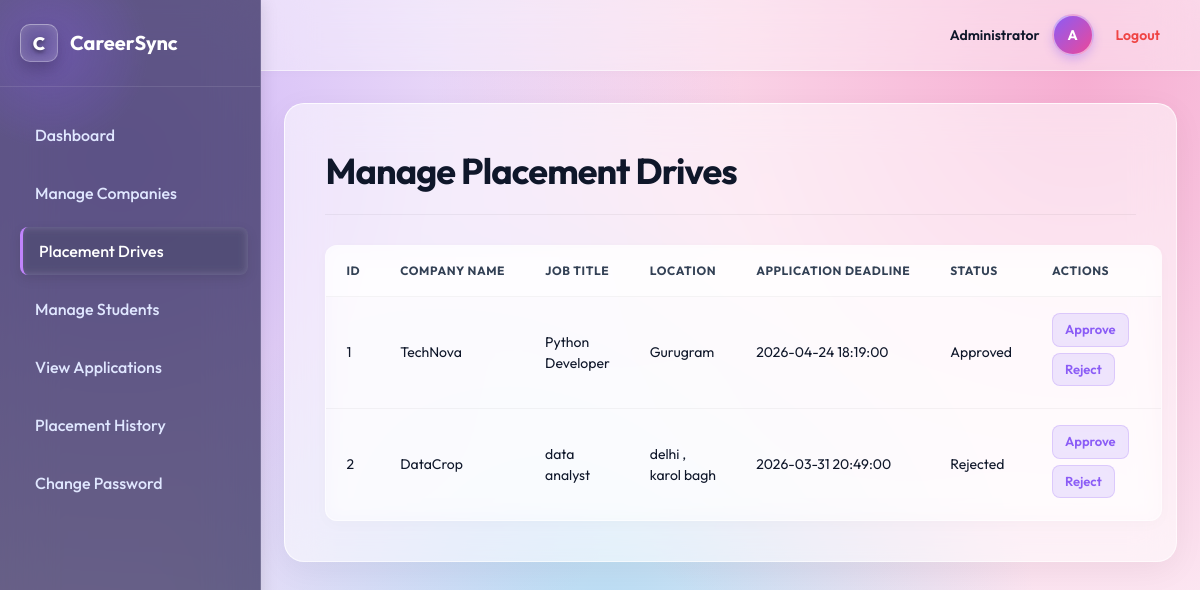
Before: /admin/drives (signed in) with the older database file.
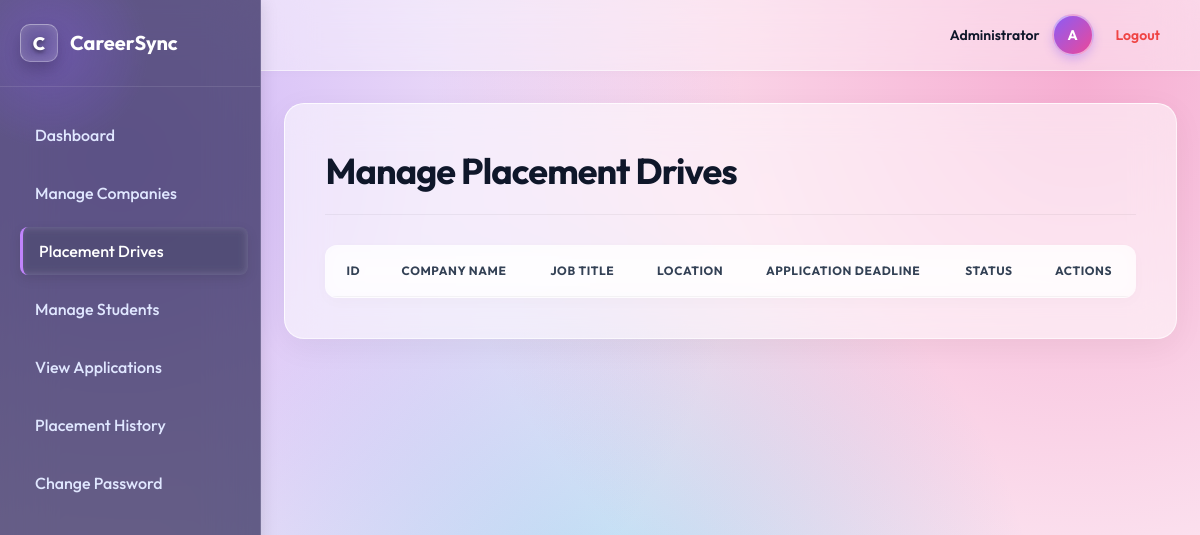
After: the same page with the newer database file.
### models.py (models this page shows)
class PlacementDrive(db.Model):
    id = db.Column(db.Integer, primary_key = True)
    company_id = db.Column(db.Integer, db.ForeignKey('company.id'), nullable=False)
    job_title = db.Column(db.String(100), nullable = False)
    job_description = db.Column(db.Text, nullable = False)
    skills_required = db.Column(db.String(100), nullable = False)
    package_range = db.Column(db.String(100))
    location = db.Column(db.String(100), nullable = False)
    application_deadline = db.Column(db.DateTime, nullable = False)
    status = db.Column(db.String(50), default = "Pending")
    created_at = db.Column(db.DateTime, default = datetime.now(UTC))
    applications = db.relationship('Application', backref = 'drive', lazy = True)
    eligibility_criteria = db.Column(db.String(100), nullable = False)

class Company(db.Model):
    id = db.Column(db.Integer, primary_key = True)
    company_name = db.Column(db.String(100), nullable = False)
    email = db.Column(db.String(100), nullable = False, unique = True)
    pass_hash = db.Column(db.String(100), nullable = False )
    hr_contact = db.Column(db.Integer, nullable = False)
    website = db.Column(db.String(100), nullable = False)
    domain = db.Column(db.String(100), nullable = False)
    description = db.Column(db.Text, nullable = False)
    approval_status = db.Column(db.String(50), default = "Pending")
    is_active = db.Column(db.Boolean, default = True)
    created_at = db.Column(db.DateTime, default = datetime.now(UTC))
    type_of_employment = db.Column(db.String(100))
    drives = db.relationship('PlacementDrive', backref = 'company', lazy = True)

### app.py (the view)
@app.route("/admin/drives")
def admin_drives():
    if not admin_logged_in():
        flash("Unauthorized access.")
        return redirect(url_for("login"))
    drives = PlacementDrive.query.all()
    return render_template("admin_drives.html", drives = drives)

### app.py (called while the page is built)
def admin_logged_in():
    return "user_id" in session and session.get("role") =="admin"

### templates/admin_drives.html (shortened to what this page needs)
{% extends "base.html" %}
{% block content %}
<h1>Manage Placement Drives</h1>
<table>
    <tr>
        <th>ID</th>
        <th>Company Name</th>
        <th>Job Title</th>
        <th>Location</th>
        <th>Application Deadline</th>
        <th>Status</th>
        <th>Actions</th>
    </tr>
    {% for drive in drives %}
    <tr>
        <td>{{ drive.id }}</td>
        <td>{{ drive.company.company_name }}</td>
        <td>{{ drive.job_title }}</td>
        <td>{{ drive.location }}</td>
        <td>{{ drive.application_deadline }}</td>
        <td>{{ drive.status }}</td>
        <td>
            <a href="{{ url_for('approve_drive', drive_id = drive.id) }}"
               onclick="return confirm('Are you sure you want to approve this placement drive?')">Approve</a>
            <a href="{{ url_for('reject_drive', drive_id = drive.id) }}"
               onclick="return confirm('Are you sure you want to reject this placement drive?')">Reject</a>
        </td>
    </tr>
    {% endfor %}
</table>
{% endblock %}

### templates/base.html (shortened to what this page needs)
<!DOCTYPE html>
<html lang="en">
<head>
</head>
<body>
    <div class="app-layout">
        {% block sidebar %}
        <aside class="sidebar">
            <div class="sidebar-header">
                <div class="logo-icon">C</div>
                CareerSync
            </div>
            <nav class="sidebar-nav">
                {% if session.get('role') == 'admin' %}
                <a href="{{ url_for('admin_dashboard') }}" class="{{ 'active' if request.endpoint == 'admin_dashboard' else '' }}">Dashboard</a>
                <a href="{{ url_for('admin_companies') }}" class="{{ 'active' if request.endpoint == 'admin_companies' else '' }}">Manage Companies</a>
                <a href="{{ url_for('admin_drives') }}" class="{{ 'active' if request.endpoint == 'admin_drives' else '' }}">Placement Drives</a>
                <a href="{{ url_for('admin_students') }}" class="{{ 'active' if request.endpoint == 'admin_students' else '' }}">Manage Students</a>
                <a href="{{ url_for('admin_applications') }}" class="{{ 'active' if request.endpoint == 'admin_applications' else '' }}">View Applications</a>
                <a href="{{ url_for('admin_placements') }}" class="{{ 'active' if request.endpoint == 'admin_placements' else '' }}">Placement History</a>
                <a href="{{ url_for('admin_change_password') }}" class="{{ 'active' if request.endpoint == 'admin_change_password' else '' }}">Change Password</a>
                {% endif %}
            </nav>
        </aside>
        {% endblock %}
        <div class="main-wrapper">
            {% block topbar %}
            <header class="topbar">
                <div class="user-profile">
                    {% if session.get('role') %}
                    <span>{{ session.get('user_name', session.get('role') | title) }}</span>
                    <div class="user-avatar">{{ session.get('user_name', session.get('role'))[0] | upper }}</div>
                    <a href="{{ url_for('logout') }}" style="color: #ef4444; margin-left: 10px;">Logout</a>
                    {% else %}
                    <span>Guest User</span>
                    <div class="user-avatar" style="background:#cbd5e1; color: #475569;">G</div>
                    {% endif %}
                </div>
            </header>
            {% endblock %}
            {% block page_container %}
            <div class="container">
                {% block content %}{% endblock %}
            </div>
            {% endblock %}
        </div>
    </div>
</body>
</html>

Changed rows visible on the page:
removed PlacementDrive: id "1", company.company_name "TechNova", job_title "Python Developer", location "Gurugram", application_deadline "2026-04-24 18:19:00", status "Approved"
removed PlacementDrive: id "2", company.company_name "DataCrop", job_title "data analyst", location "delhi , karol bagh", application_deadline "2026-03-31 20:49:00", status "Rejected"
